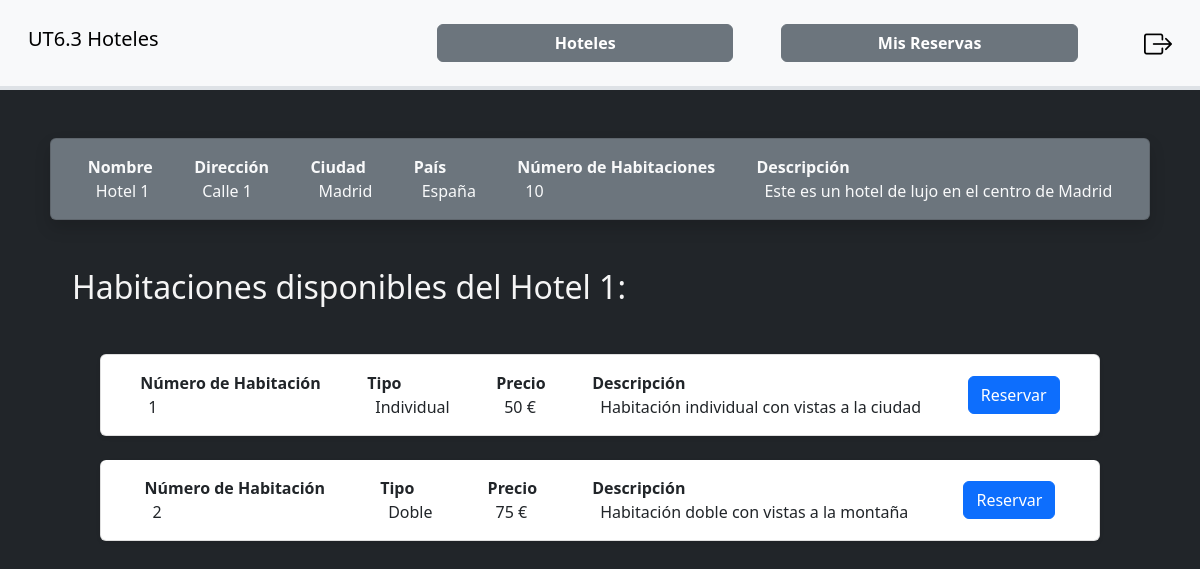
Page /index.php?controller=Hotels&action=listRooms&hotel=1 (signed in) on the committed database.
### tables this page shows
CREATE TABLE hoteles (
  id INT PRIMARY KEY AUTO_INCREMENT,
  nombre VARCHAR(255) NOT NULL,
  direccion VARCHAR(255) NOT NULL,
  ciudad VARCHAR(255) NOT NULL,
  pais VARCHAR(255) NOT NULL,
  num_habitaciones INT NOT NULL,
  descripcion TEXT NOT NULL
);

CREATE TABLE habitaciones (
  id INT PRIMARY KEY AUTO_INCREMENT,
  id_hotel INT NOT NULL,
  num_habitacion INT NOT NULL,
  tipo VARCHAR(255) NOT NULL,
  precio FLOAT NOT NULL,
  descripcion TEXT NOT NULL,
  FOREIGN KEY (id_hotel) REFERENCES hoteles(id)
);

### db/DB.php (called while the page is built, shortened)
<?php
class DB {
    protected $db;
    public function __construct() {
        try {
            $this->db = new PDO("mysql:host=" . DB_HOST . ";dbname=" . DB_NAME, DBUSER, DBPASS);
            $this->db->setAttribute(PDO::ATTR_ERRMODE, PDO::ERRMODE_EXCEPTION);
        } catch (Exception $ex) {
            header("Location: ./errorDB.php");
        }
    }
    public function query($query, $conditions = []) {
        $query = $this->db->prepare($query);
        foreach ($conditions as $key => $value) {
            $query->bindValue($key, $value);
        }
        try {
            $query->execute();
        } catch (Exception $ex) {
            echo $ex->getMessage();
        }
        return $query;
    }
}

### resources/functions/filterFunctions.php (called while the page is built, shortened)
<?php
    function filtrarInput($input, $metodo) {
        if ($metodo === "POST") {
            $variableFiltrada = isset(filter_input_array(INPUT_POST)[$input]) ? htmlspecialchars(filter_input_array(INPUT_POST)[$input]) : null;
        } else if ($metodo === "GET") {
            $variableFiltrada = isset(filter_input_array(INPUT_GET)[$input]) ? htmlspecialchars(filter_input_array(INPUT_GET)[$input]) : null;
        }
        return $variableFiltrada;
    }

### models/HotelslModel.php (called while the page is built, shortened)
<?php
require_once __DIR__ . '/../db/DB.php';
class HotelsModel {
    private $db;
    public function __construct() {
        $this->db = new DB();
    }
    public function getHotel($hotelId) {
        $query = $this->db->query('SELECT hoteles.id, nombre, direccion as "Dirección", ciudad, pais as "País", num_habitaciones as "Número de Habitaciones", hoteles.descripcion as "Descripción" FROM hoteles WHERE id = :idHotel', [':idHotel' => $hotelId]);
        return $query->fetch(PDO::FETCH_ASSOC);
    }
    public function getRooms($idHotel) {
        $query = $this->db->query('SELECT id, id_hotel, num_habitacion as "Número de Habitación", tipo, CONCAT(precio, " €") as "Precio", descripcion as "Descripción" FROM habitaciones WHERE id_hotel = :idHotel', [':idHotel' => $idHotel]);
        return $query->fetchAll(PDO::FETCH_ASSOC);
    }
}

### resources/functions/printHtmlFunctions.php (the view, shortened to what this page needs)
<?php
    function listArray($array) {
        foreach ($array as $key => $value) {
            echo "<div class='d-flex flex-column justify-content-center'><span class='fw-bold'>" . ucfirst($key) . " </span>";
            echo "<span class='ps-2'>" . ucfirst($value) . "</span></div>";
        }
    }
    function listRooms($array) {
        echo '<ul class="list-group col-10 mx-auto gap-4 my-5">';
        foreach ($array as $item) {
            echo '<li class="shadow-sm list-group-item d-flex flex-row justify-content-around align-items-center rounded py-3">';
            showModalToBook($item);
            echo "</li>";
        }
        echo '</ul>';
    }
    function filterArray($array, $keyToFilter, $show = true) {
        $filteredArray = [];
        foreach ($array as $key => $value) {
            if ($show && str_contains($key, $keyToFilter)) {
                $filteredArray[$key] = $value;
            } else if (!$show && !str_contains($key, $keyToFilter)) {
                $filteredArray[$key] = $value;
            }
        }
        return $filteredArray;
    }
    function listHotels($array, $classNames = "") {
        echo '<ul class="list-group col-11 mx-auto gap-4 my-5">';
        foreach ($array as $item) {
            echo '<li>';
            echo '<a href="' . $_SERVER["PHP_SELF"] . '?controller=Hotels&action=listRooms&hotel=' . $item["id"] . '" '
            . 'class="shadow list-group-item d-flex flex-row justify-content-around align-items-center rounded py-3 ' . $classNames . '">';
            listArray(filterArray($item, "id", false));
            echo "</a>";
            echo "</li>";
        }
        echo '</ul>';
    }
    function showModalToBook($roomToBook) {
        echo '
    <button type="button" class="btn btn-primary" data-bs-toggle="modal" data-bs-target="#' . $roomToBook["tipo"] . $roomToBook["id"] . $roomToBook["id_hotel"] . '">
      Reservar
    </button>
    <div class="modal fade" id="' . $roomToBook["tipo"] . $roomToBook["id"] . $roomToBook["id_hotel"] . '" tabindex="-1" aria-labelledby="' . $roomToBook["tipo"] . $roomToBook["id"] . $roomToBook["id_hotel"] . 'Label" aria-hidden="true">
      <div class="modal-dialog modal-lg">
        <div class="modal-content">
          <div class="modal-header">
            <h1 class="modal-title fs-5" id="' . $roomToBook["tipo"] . $roomToBook["id"] . $roomToBook["id_hotel"] . 'Label">Selecciona las fechas de tu reserva</h1>
            <button type="button" class="btn-close" data-bs-dismiss="modal" aria-label="Close"></button>
          </div>
          <form class="p-3" method="POST" action="' . $_SERVER["PHP_SELF"] . '?controller=Bookings&action=addBooking&idRoom=' . $roomToBook["id"] . '">
           <div class="modal-body col-11 mx-auto d-flex justify-content-evenly">
            <input type="hidden" name="id_hotel' . $roomToBook["id"] . '" value="' . $roomToBook["id_hotel"] . '">
            <input type="hidden" name="id_habitacion' . $roomToBook["id"] . '" value="' . $roomToBook["id"] . '">
          <div class="d-flex flex-column">
            <label class="fw-bold">Fecha de Entrada</label>
            <input class="ms-3" type="date" name="fecha_entrada' . $roomToBook["id"] . '" min="' . date("Y-m-d") . '" required>
          </div>
          <div class="d-flex flex-column">
            <label class="fw-bold">Fecha de Entrada</label>
            <input class="ms-3" type="date" name="fecha_salida' . $roomToBook["id"] . '" min="' . date("Y-m-d") . '" required>
          </div>
          </div>
          <div class="modal-footer d-flex justify-content-center my-3">
            <button type="button" class="btn btn-secondary" data-bs-dismiss="modal">Cancelar</button>
            <button type="submit" class="btn btn-primary">Hacer Reserva</button>
          </div>
          </form>
        </div>
      </div>
    </div>';
    }

### index.php (shortened to what this page needs)
<!DOCTYPE html>
<html lang="es">
    <head>
        <link href="https://cdn.jsdelivr.net/npm/bootstrap@5.2.3/dist/css/bootstrap.min.css" rel="stylesheet"
>
        <link rel="stylesheet" href="https://cdn.jsdelivr.net/npm/bootstrap-icons@1.10.2/font/bootstrap-icons.css">
        <link rel="stylesheet" href="./css/style.css">
    </head>
    <body class="bg-dark">
        <?php
        include "./frontcontroller.php";
        ?>
    </body>
</html>

### frontcontroller.php (shortened to what this page needs)
<?php
include "./resources/functions/frontControllerFunctions.php";
include "./resources/functions/filterFunctions.php";
include "./resources/functions/printHtmlFunctions.php";
include "./controllers/HotelsController.php";
include "./models/HotelslModel.php";
include "./views/HotelsView.php";
if (isset($_GET["controller"])) {
    $controller = loadController($_GET["controller"]);
    executeAction($controller);
} else {
    $controller = loadController(DEFAULT_CONTROLLER);
    executeAction($controller);
}

### resources/functions/frontControllerFunctions.php (shortened to what this page needs)
<?php
    function executeAction($controller) {
        if (isset($_GET["action"]) && method_exists($controller, $_GET["action"])) {
            loadAction($controller, $_GET["action"]);
        } else {
            loadAction($controller, DEFAULT_ACTION);
        }
    }
    function loadAction($controller, $action) {
        $controller->$action();
    }

### resources/templates/header.php (shortened to what this page needs)
<header class=" sticky-lg-top border-4 border-bottom header sticky-top">
    <nav class="navbar navbar-expand-lg navbar-light bg-light px-3 py-0">
        <div class="container-fluid justify-content-center justify-content-lg-between">
            <h2 class="navbar-brand d-flex d-lg-block d-none"><a href="<?php echo $_SERVER["PHP_SELF"] ; ?>">UT6.3 Hoteles</a></h2>
            <div class="col-5">
                <div class="collapse navbar-collapse gap-5 m-3 justify-content-evenly" id="navbarTogglerDemo03">
                    <a href="<?php echo $_SERVER["PHP_SELF"] . "?controller=Hotels&action=listHotels"; ?>" class="btn btn-secondary col-8 my-2 fw-bold">Hoteles</a>
                    <a href="<?php echo $_SERVER["PHP_SELF"] . "?controller=Bookings&action=listBookings"; ?>"  class="btn btn-secondary col-8 my-2 fw-bold">Mis Reservas</a>
                </div>
            </div>
            <div class="d-flex justify-content-center d-none d-lg-flex">
                <div class="align-items-center d-none d-md-flex gap-3">
                    <a href="<?php echo $_SERVER["PHP_SELF"] ."?controller=Login&action=logOut"; ?>">
                        <i class="bi bi-box-arrow-right fs-3"></i>
                    </a>
                </div>
            </div>
        </div>
    </nav>
</header>

### controllers/HotelsController.php (shortened to what this page needs)
<?php
class HotelsController {
    private $model;
    private $view;
    public function __construct() {
        $this->model = new HotelsModel();
        $this->view = new HotelsView();
    }
    public function listRooms() {
        $this->view->showHeader();
        $idHotel = filtrarInput("hotel", "GET");
        $rooms = $this->model->getRooms($idHotel);
        if ($rooms) {
            $hotel [] = $this->model->getHotel($idHotel);
            $this->view->showListHotels($hotel, "col-12 bg-secondary text-light");
            $this->view->showListRooms($hotel[0]["nombre"], $rooms);
        } else {
            $this->view->showAlert("<i class='bi bi-exclamation-diamond'></i> <strong>Hotel inexistente:</strong> "
                    . "no tenemos ningún registro del hotel al que intenta acceder", "alert-warning");
            $this->listHotels();
        }
    }
}

### views/HotelsView.php (shortened to what this page needs)
<?php
class HotelsView {
    public function showHeader() {
        include_once "./resources/templates/header.php";
    }
    public function showListHotels($hotels, $classNames = "") {
        listHotels($hotels, $classNames);
    }
    public function showListRooms($hotelName, $rooms) {
        echo"<h2 class='mx-5 ps-4'>Habitaciones disponibles del $hotelName:</h2>";
        listRooms($rooms);
    }
}

### css/style.css (style rules this page uses)
body { min-height: 100vh; margin: 0; color: whitesmoke; }
a { text-decoration: none; color: black; }
li { list-style: none; }

### rows in the picture
hoteles: key "Nombre", nombre "Hotel 1", key "Dirección", direccion "Calle 1", key "Ciudad", ciudad "Madrid", key "País", pais "España", key "Número de Habitaciones", num_habitaciones "10", key "Descripción", descripcion "Este es un hotel de lujo en el centro de Madrid"
habitaciones: key "Número de Habitación", num_habitacion "1", key "Tipo", tipo "Individual", key "Precio", value "50 €", key "Descripción", descripcion "Habitación individual con vistas a la ciudad"
habitaciones: key "Número de Habitación", num_habitacion "2", key "Tipo", tipo "Doble", key "Precio", value "75 €", key "Descripción", descripcion "Habitación doble con vistas a la montaña"
